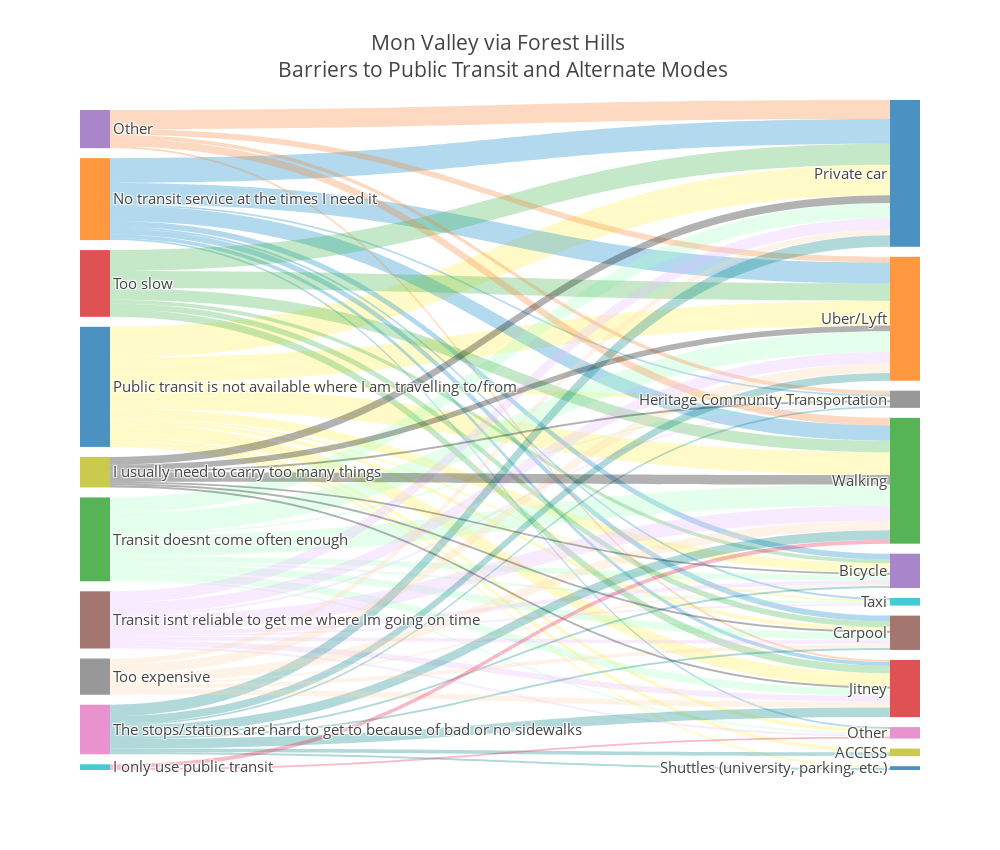

The cell this chart's notebook holds for it:
### Markdown cell above
### Mon Valley via Forest Hills

### Code cell
FH = data[data['6 - Corridor preference'] == "['Mon Valley via Forest Hills']"]
FH_sankey_format = hp.sankeyFormat(FH, col_indeces = [13,12])
FH_sankey = hp.drawSankey(FH_sankey_format, 
                          title= "Mon Valley via Forest Hills \
<br> Barriers to Public Transit and Alternate Modes")

iplot(FH_sankey, validate = False)

### Figure 1 — Plotly figure (JSON) as saved in the notebook; plotly's stock layout.template omitted (floating-point values rounded to 4 significant figures)
{"data": [{"link": {"color": ["rgba(255, 250, 200, 1)", "rgba(255, 250, 200, 1)", "rgba(255, 250, 200, 1)", "rgba(255, 250, 200, 1)", "rgba(255, 250, 200, 1)", "rgba(255, 250, 200, 1)", "rgba(255, 250, 200, 1)", "rgba(255, 250, 200, 1)", "rgba(255, 250, 200, 1)", "rgba(255, 250, 200, 1)", "rgba(255, 250, 200, 1)", "rgba(0, 130, 200, 0.3)", "rgba(0, 130, 200, 0.3)", "rgba(0, 130, 200, 0.3)", "rgba(0, 130, 200, 0.3)", "rgba(0, 130, 200, 0.3)", "rgba(0, 130, 200, 0.3)", "rgba(0, 130, 200, 0.3)", "rgba(0, 130, 200, 0.3)", "rgba(0, 130, 200, 0.3)", "rgba(170, 255, 195, 0.3)", "rgba(170, 255, 195, 0.3)", "rgba(170, 255, 195, 0.3)", "rgba(170, 255, 195, 0.3)", "rgba(170, 255, 195, 0.3)", "rgba(170, 255, 195, 0.3)", "rgba(170, 255, 195, 0.3)", "rgba(170, 255, 195, 0.3)", "rgba(170, 255, 195, 0.3)", "rgba(60, 180, 75, 0.3)", "rgba(60, 180, 75, 0.3)", "rgba(60, 180, 75, 0.3)", "rgba(60, 180, 75, 0.3)", "rgba(60, 180, 75, 0.3)", "rgba(60, 180, 75, 0.3)", "rgba(245, 130, 48, 0.3)", "rgba(245, 130, 48, 0.3)", "rgba(245, 130, 48, 0.3)", "rgba(245, 130, 48, 0.3)", "rgba(245, 130, 48, 0.3)", "rgba(230, 190, 255, 0.3)", "rgba(230, 190, 255, 0.3)", "rgba(230, 190, 255, 0.3)", "rgba(230, 190, 255, 0.3)", "rgba(230, 190, 255, 0.3)", "rgba(230, 190, 255, 0.3)", "rgba(230, 190, 255, 0.3)", "rgba(230, 190, 255, 0.3)", "rgba(230, 190, 255, 0.3)", "rgba(0, 128, 128, 0.3)", "rgba(0, 128, 128, 0.3)", "rgba(0, 128, 128, 0.3)", "rgba(0, 128, 128, 0.3)", "rgba(0, 128, 128, 0.3)", "rgba(0, 128, 128, 0.3)", "rgba(0, 128, 128, 0.3)", "rgba(0, 128, 128, 0.3)", "rgba(0, 128, 128, 0.3)", "rgba(255, 215, 180, 0.3)", "rgba(255, 215, 180, 0.3)", "rgba(255, 215, 180, 0.3)", "rgba(255, 215, 180, 0.3)", "rgba(255, 215, 180, 0.3)", "rgba(255, 215, 180, 0.3)", "rgba(0, 0, 0, 0.3)", "rgba(0, 0, 0, 0.3)", "rgba(0, 0, 0, 0.3)", "rgba(0, 0, 0, 0.3)", "rgba(0, 0, 0, 0.3)", "rgba(0, 0, 0, 0.3)", "rgba(0, 0, 0, 0.3)", "rgba(230, 25, 75, 0.3)", "rgba(230, 25, 75, 0.3)"], "source": [0, 0, 0, 0, 0, 0, 0, 0, 0, 0, 0, 1, 1, 1, 1, 1, 1, 1, 1, 1, 2, 2, 2, 2, 2, 2, 2, 2, 2, 3, 3, 3, 3, 3, 3, 4, 4, 4, 4, 4, 5, 5, 5, 5, 5, 5, 5, 5, 5, 6, 6, 6, 6, 6, 6, 6, 6, 6, 7, 7, 7, 7, 7, 7, 8, 8, 8, 8, 8, 8, 8, 9, 9], "target": [10, 11, 12, 13, 14, 15, 16, 17, 18, 19, 20, 10, 11, 12, 13, 14, 15, 16, 17, 19, 10, 11, 12, 13, 14, 15, 16, 17, 19, 10, 11, 12, 13, 14, 15, 10, 11, 12, 13, 17, 10, 11, 12, 13, 14, 15, 16, 17, 19, 10, 11, 12, 13, 14, 15, 17, 18, 20, 10, 11, 12, 13, 14, 15, 10, 11, 12, 13, 14, 15, 17, 12, 16], "value": [16, 13, 12, 7, 5, 2, 2, 2, 2, 1, 1, 13, 11, 8, 2, 3, 3, 1, 1, 1, 8, 11, 11, 4, 3, 4, 1, 1, 1, 11, 9, 6, 4, 2, 3, 10, 3, 4, 1, 2, 6, 6, 8, 3, 2, 2, 1, 1, 1, 6, 4, 5, 5, 1, 1, 1, 2, 1, 3, 5, 5, 3, 1, 2, 4, 3, 5, 1, 1, 1, 1, 2, 1]}, "node": {"label": ["Public transit is not available where I am travelling to/from", "No transit service at the times I need it", "Transit doesnt come often enough", "Too slow", "Other", "Transit isnt reliable to get me where Im going on time", "The stops/stations are hard to get to because of bad or no sidewalks", "Too expensive", "I usually need to carry too many things", "I only use public transit", "Private car", "Uber/Lyft", "Walking", "Jitney", "Bicycle", "Carpool", "Other", "Heritage Community Transportation", "ACCESS", "Taxi", "Shuttles (university, parking, etc.)"], "line": {"color": "black", "width": 0}, "pad": 10, "thickness": 30}, "orientation": "h", "type": "sankey", "valueformat": ".0f"}], "layout": {"font": {"size": 15}, "height": 850, "title": "Mon Valley via Forest Hills <br> Barriers to Public Transit and Alternate Modes", "width": 1000}}
